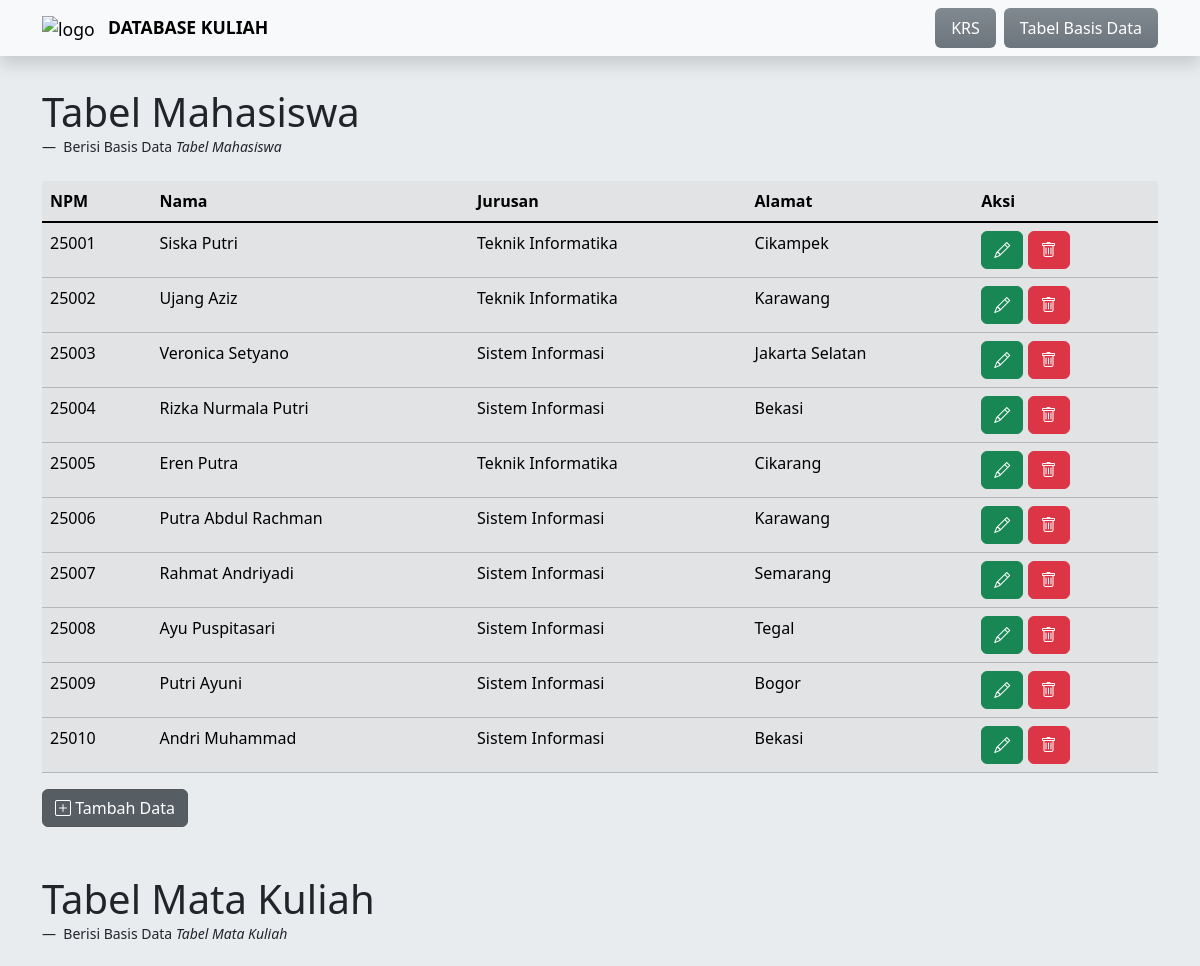
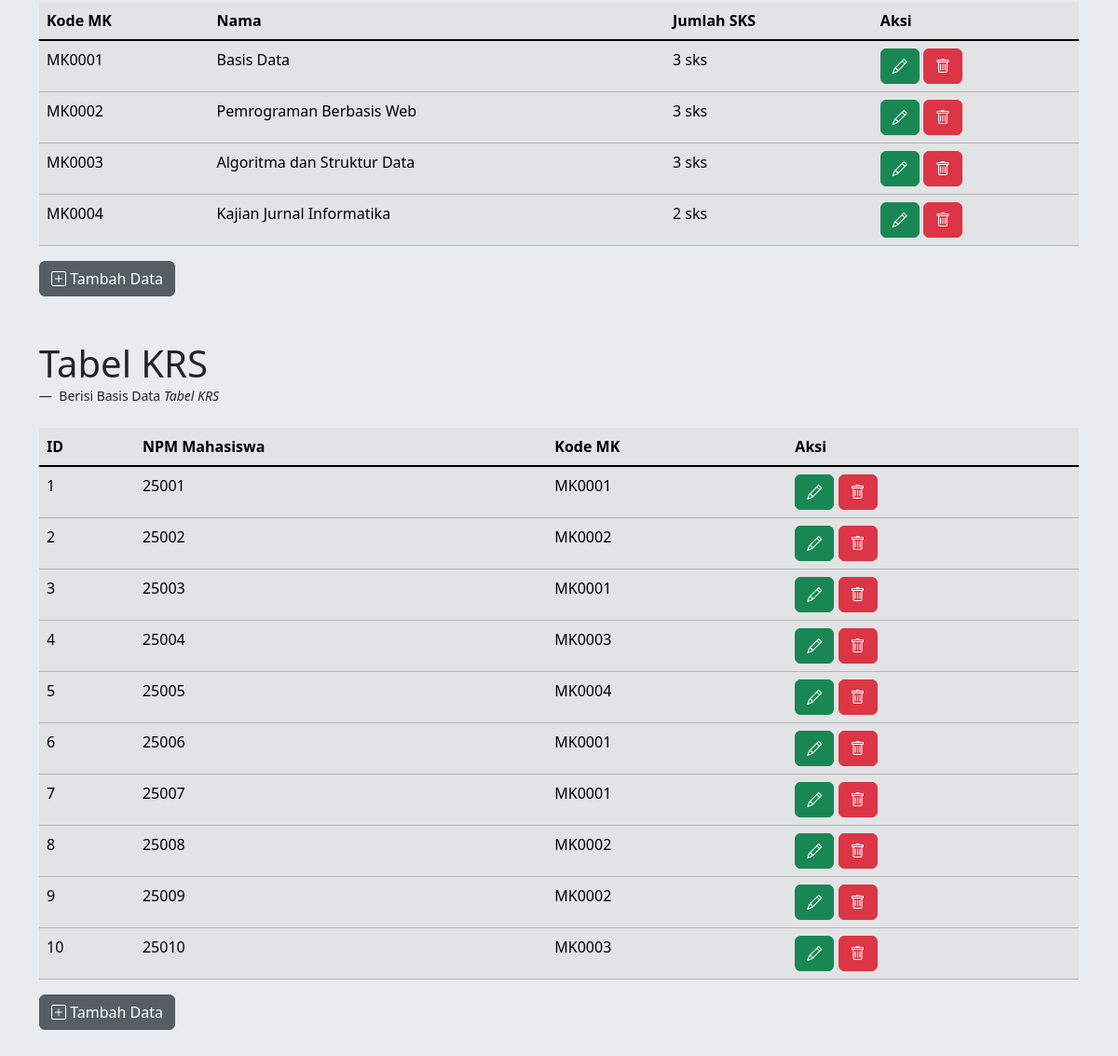
The app's page /kumpulan-tabel.php with its own data (2 pictures, top to bottom).
### tables this page shows
CREATE TABLE `mahasiswa` (
  `npm` char(13) NOT NULL,
  `nama` varchar(50) NOT NULL,
  `jurusan` enum('Teknik Informatika','Sistem Informasi') NOT NULL,
  `alamat` text NOT NULL
);

CREATE TABLE `matakuliah` (
  `kodemk` char(6) NOT NULL,
  `nama` varchar(50) NOT NULL,
  `jumlah_sks` int(3) NOT NULL
);

CREATE TABLE `krs` (
  `id` int(11) NOT NULL,
  `mahasiswa_npm` char(13) NOT NULL,
  `matakuliah_kodemk` char(6) NOT NULL
);

### kumpulan-tabel.php (the view, shortened to what this page needs)
<?php
  include 'koneksi.php';
  $query_mahasiswa = "SELECT * FROM mahasiswa";
  $sql_mahasiswa = mysqli_query($koneksi, $query_mahasiswa);
  $query_matakuliah = "SELECT * FROM matakuliah";
  $sql_matakuliah = mysqli_query($koneksi, $query_matakuliah);
  $query_krs = "SELECT * FROM krs";
  $sql_krs = mysqli_query($koneksi, $query_krs);
?>
<!DOCTYPE html>
<html lang="en" data-bs-theme="light">
<head>
 <link href="https://cdn.jsdelivr.net/npm/bootstrap@5.3.0/dist/css/bootstrap.min.css" rel="stylesheet"
>
  <link rel="stylesheet" href="css/bootstrap.min.css">
  <link rel="stylesheet" href="https://cdn.jsdelivr.net/npm/bootstrap-icons@1.10.5/font/bootstrap-icons.css">
</head>
<body class="bg-body-secondary">
  <nav class="navbar bg-body-tertiary mb-5 shadow fixed-top">
    <div class="container">
      <a class="navbar-brand" href="#" style="font-size : 1.1em;">
      <img src="img/logo.png" alt="logo" style="width: 2.3em; margin-right: 0.5em;">
          <strong>DATABASE KULIAH</strong>
        </a>
      <ul class="nav nav-pills">
        <li class="nav-item">
          <a class="nav-link bg-secondary bg-gradient text-white" href="index.php">KRS</a>
        </li>
        <li class="nav-item">
          <a class="nav-link bg-secondary bg-gradient active ms-2" aria-current="page" href="#">Tabel Basis Data</a>
        </li>
      </ul>
    </div>
  </nav>
  <div class="container mb-5 mt-5 pt-4">
    <figure class="text-dark">
      <blockquote class="blockquote">
        <h1 class="mt-3">Tabel Mahasiswa</h1>
      </blockquote>
      <figcaption class="blockquote-footer text-dark">
        Berisi Basis Data <cite title="data krs">Tabel Mahasiswa</cite>
      </figcaption>
    </figure>
    <table class="table table-hover mt-4 table-secondary">
      <thead>
        <tr>
          <th scope="col">NPM</th>
          <th scope="col">Nama</th>
          <th scope="col">Jurusan</th>
          <th scope="col">Alamat</th>
          <th scope="col">Aksi</th>
        </tr>
      </thead>
      <tbody class="table-group-divider">
        <?php
          while ($result = mysqli_fetch_assoc($sql_mahasiswa)) {
        ?>
        <tr>
          <td>
            <?php echo $result['npm'];?>
          </td>
          <td>
            <?php echo $result['nama'];?>
          </td>
          <td>
            <?php echo $result['jurusan'];?>
          </td>
          <td>
            <?php echo $result['alamat'];?>
          </td>
          <td>
            <a type="button" class="btn btn-success" href="kelola-mahasiswa.php?ubah=<?php
            echo $result['npm'];?>"><i class="bi bi-pencil"></i></a>
            <a type="button" class="btn btn-danger" href="proses-mahasiswa.php?hapus=<?php
            echo $result['npm'];?>" onClick="return confirm('Apakah anda yakin ingin menghapus data tersebut?')"> <i class="bi bi-trash"></i> </a>
          </td>
        </tr>
        <?php
         }
        ?>
      </tbody>
    </table>
    <a href="kelola-mahasiswa.php" class="btn btn-secondary active" role="button" aria-pressed="true">
      <i class="bi bi-plus-square"></i>
      Tambah Data
    </a>
  </div>
  <div class="container mb-5">
    <figure class="text-dark">
      <blockquote class="blockquote">
        <h1>Tabel Mata Kuliah</h1>
      </blockquote>
      <figcaption class="blockquote-footer text-dark">
        Berisi Basis Data <cite title="data krs">Tabel Mata Kuliah</cite>
      </figcaption>
    </figure>
    <table class="table table-hover mt-4 table-secondary">
      <thead>
        <tr>
          <th scope="col">Kode MK</th>
          <th scope="col">Nama</th>
          <th scope="col">Jumlah SKS</th>
          <th scope="col">Aksi</th>
        </tr>
      </thead>
      <tbody class="table-group-divider">
      <?php
          while ($result = mysqli_fetch_assoc($sql_matakuliah)) {
        ?>
        <tr>
          <td>
            <?php echo $result['kodemk'];?>
          </td>
          <td>
          <?php echo $result['nama'];?>
          </td>
          <td>
          <?php echo $result['jumlah_sks']." sks";?>
          </td>
          <td>
            <a type="button" class="btn btn-success" href="kelola-matakuliah.php?ubah=<?php
            echo $result['kodemk'];?>"> <i class="bi bi-pencil"></i></a>
            <a type="button" class="btn btn-danger" href="proses-matakuliah.php?hapus=<?php
            echo $result['kodemk'];?>" onClick="return confirm('Apakah anda yakin ingin menghapus data tersebut?')"><i class="bi bi-trash"></i> </a>
          </td>
        </tr>
       <?php
          }
        ?>
      </tbody>
    </table>
    <a href="kelola-matakuliah.php" class="btn btn-secondary active" role="button" aria-pressed="true">
      <i class="bi bi-plus-square"></i>
      Tambah Data
    </a>
  </div>
  <div class="container mb-5">
    <figure class="text-dark">
      <blockquote class="blockquote">
        <h1>Tabel KRS</h1>
      </blockquote>
      <figcaption class="blockquote-footer text-dark">
        Berisi Basis Data <cite title="data krs">Tabel KRS</cite>
      </figcaption>
    </figure>
    <table class="table table-hover mt-4 table-secondary">
      <thead>
        <tr>
          <th scope="col">ID</th>
          <th scope="col">NPM Mahasiswa</th>
          <th scope="col">Kode MK</th>
          <th scope="col">Aksi</th>
        </tr>
      </thead>
      <tbody class="table-group-divider">
      <?php
          while ($result = mysqli_fetch_assoc($sql_krs)) {
        ?>
        <tr>
          <td>
            <?php echo $result['id'];?>
          </td>
          <td>
            <?php echo $result['mahasiswa_npm'];?>
          </td>
          <td>
            <?php echo $result['matakuliah_kodemk'];?>
          </td>
          <td>
            <a type="button" class="btn btn-success" href="kelola-krs.php?ubah=<?php
            echo $result['id'];?>"> <i class="bi bi-pencil"></i></a>
            <a type="button" class="btn btn-danger" href="proses-krs.php?hapus=<?php
            echo $result['id'];?>" onClick="return confirm('Apakah anda yakin ingin menghapus data tersebut?')"><i class="bi bi-trash"></i> </a>
        </td>
        </tr>
        <?php
          }
        ?>
      </tbody>
    </table>
    <a href="kelola-krs.php" class="btn btn-secondary active" role="button" aria-pressed="true">
      <i class="bi bi-plus-square"></i>
      Tambah Data
    </a>
  </div>
</body>
</html>

### records on screen
mahasiswa: npm "25001", nama "Siska Putri", jurusan "Teknik Informatika", alamat "Cikampek"
mahasiswa: npm "25002", nama "Ujang Aziz", jurusan "Teknik Informatika", alamat "Karawang"
mahasiswa: npm "25003", nama "Veronica Setyano", jurusan "Sistem Informasi", alamat "Jakarta Selatan"
mahasiswa: npm "25004", nama "Rizka Nurmala Putri", jurusan "Sistem Informasi", alamat "Bekasi"
mahasiswa: npm "25005", nama "Eren Putra", jurusan "Teknik Informatika", alamat "Cikarang"
mahasiswa: npm "25006", nama "Putra Abdul Rachman", jurusan "Sistem Informasi", alamat "Karawang"
mahasiswa: npm "25007", nama "Rahmat Andriyadi", jurusan "Sistem Informasi", alamat "Semarang"
mahasiswa: npm "25008", nama "Ayu Puspitasari", jurusan "Sistem Informasi", alamat "Tegal"
mahasiswa: npm "25009", nama "Putri Ayuni", jurusan "Sistem Informasi", alamat "Bogor"
mahasiswa: npm "25010", nama "Andri Muhammad", jurusan "Sistem Informasi", alamat "Bekasi"
matakuliah: kodemk "MK0001", nama "Basis Data", jumlah_sks "3"
matakuliah: kodemk "MK0002", nama "Pemrograman Berbasis Web", jumlah_sks "3"
matakuliah: kodemk "MK0003", nama "Algoritma dan Struktur Data", jumlah_sks "3"
matakuliah: kodemk "MK0004", nama "Kajian Jurnal Informatika", jumlah_sks "2"
krs: id "1", mahasiswa_npm "25001", matakuliah_kodemk "MK0001"
krs: id "2", mahasiswa_npm "25002", matakuliah_kodemk "MK0002"
krs: id "3", mahasiswa_npm "25003", matakuliah_kodemk "MK0001"
krs: id "4", mahasiswa_npm "25004", matakuliah_kodemk "MK0003"
krs: id "5", mahasiswa_npm "25005", matakuliah_kodemk "MK0004"
krs: id "6", mahasiswa_npm "25006", matakuliah_kodemk "MK0001"
krs: id "7", mahasiswa_npm "25007", matakuliah_kodemk "MK0001"
krs: id "8", mahasiswa_npm "25008", matakuliah_kodemk "MK0002"
krs: id "9", mahasiswa_npm "25009", matakuliah_kodemk "MK0002"
krs: id "10", mahasiswa_npm "25010", matakuliah_kodemk "MK0003"
